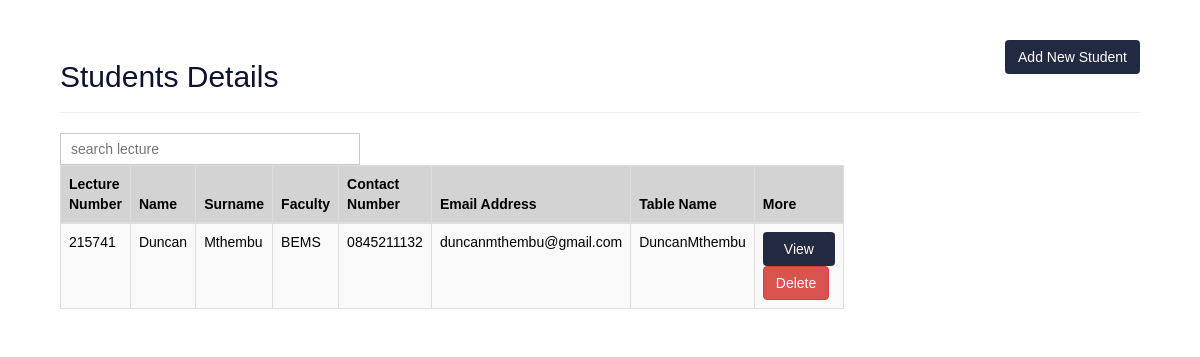
Page /Admin/search.php on the committed database.
### tables this page shows
CREATE TABLE `Lecturers` (
  `LecturerNumber` int(6) NOT NULL,
  `UniqueNumber` varchar(10) NOT NULL,
  `Name` varchar(25) NOT NULL,
  `Surname` varchar(25) NOT NULL,
  `Faculty` varchar(10) NOT NULL,
  `ContactNumber` varchar(10) NOT NULL,
  `Email` varchar(50) NOT NULL,
  `TableName` varchar(50) NOT NULL
);

### Admin/search.php (the view, shortened to what this page needs)
<!DOCTYPE html>
<html lang="en">
<head>
<link rel="stylesheet" href="https://maxcdn.bootstrapcdn.com/bootstrap/3.3.7/css/bootstrap.css">
    <link rel="stylesheet" href="main.css">
</head>
<body>
    <div class="wrapper">
    <div class="row">
                <div class="col-md-12">
                    <div class="page-header clearfix">
                        <h2 class="pull-left">Students Details</h2>
                        <a href="NewStudent.php" class="btn pull-right addBTN" >Add New Student</a>
                    </div>
    <div class="search-box">
        <input type="text" autocomplete="off" placeholder="search lecture" />
        <div class="result">
        <?php
                    require_once "connection.php";
                    $sql = "SELECT * FROM Lecturers";
                    if($result = mysqli_query($conn, $sql)){
                        if(mysqli_num_rows($result) > 0){
                            echo "<table class='table table-bordered table-striped'>";
                                echo "<thead>";
                                    echo "<tr>";
                                        echo "<th>Lecture Number</th>";
                                        echo "<th>Name</th>";
                                        echo "<th>Surname</th>";;
                                        echo "<th>Faculty</th>";
                                        echo "<th>Contact Number</th>";
                                        echo "<th>Email Address</th>";
                                        echo "<th>Table Name</th>";
                                        echo "<th>More</th>";
                                    echo "</tr>";
                                echo "</thead>";
                                echo "<tbody>";
                                while($row = mysqli_fetch_array($result)){
                                    echo "<tr>";
                                        echo "<td>" . $row['LecturerNumber'] . "</td>";
                                        echo "<td>" . $row['Name'] . "</td>";
                                        echo "<td>" . $row['Surname'] . "</td>";
                                        echo "<td>" . $row['Faculty'] . "</td>";
                                        echo "<td>" . $row['ContactNumber'] . "</td>";
                                        echo "<td>" . $row['Email'] . "</td>";
                                        echo "<td>" . $row['TableName'] . "</td>";
                                        echo "<td>";
                                            echo "<a href='SearchLecturer.php?LecturerNumber=". $row['LecturerNumber'] ."' title='View Record'> <input type='submit' class='btn btnSubmit' value='View'></a>";
                                            echo "<a href='DeleteLecture.php?LecturerNumber=". $row['LecturerNumber'] ."' title='Delete Record'> <input type='submit' class='btn btn-danger' value='Delete'></a>";
                                        echo "</td>";
                                    echo "</tr>";
                                }
                                echo "</tbody>";
                            echo "</table>";
                        } else{
                            echo "<p class='lead'><em>No records were found.</em></p>";
                        }
                    } else{
                        echo "ERROR: Could not able to execute $sql. " . mysqli_error($conn);
                    }
                    ?>
        </div>
    </div>
                </div>    </div>
    </div>
</body>
</html>

### Admin/main.css (style rules this page uses)
.wrapper { width: 90%; margin: 0 auto; }
.btnSubmit { background-color: rgb(11, 19, 46); color:white; padding-right:20px; padding-left:20px; opacity: 0.9; text-decoration: none; }
.pull-left { color: rgb(11, 19, 46); }

### Admin/search.php (style rules this page uses)
td { font-size:14px; }
.addBTN { background-color: rgb(11, 19, 46); color:white; opacity: 0.9; }
tr { background-color: lightgray; color:black; }
body { font-family: Arail, sans-serif; }
.search-box { width: 300px; position: relative; display: inline-block; font-size: 14px; }
.search-box input[type="text"] { height: 32px; padding: 5px 10px; border: 1px solid #CCCCCC; font-size: 14px; }
.search-box input[type="text"], .result { width: 100%; box-sizing: border-box; }

### rows in the picture
lecturers: LecturerNumber "215741", Name "Duncan", Surname "Mthembu", Faculty "BEMS", ContactNumber "0845211132", Email "duncanmthembu@gmail.com", TableName "DuncanMthembu"
